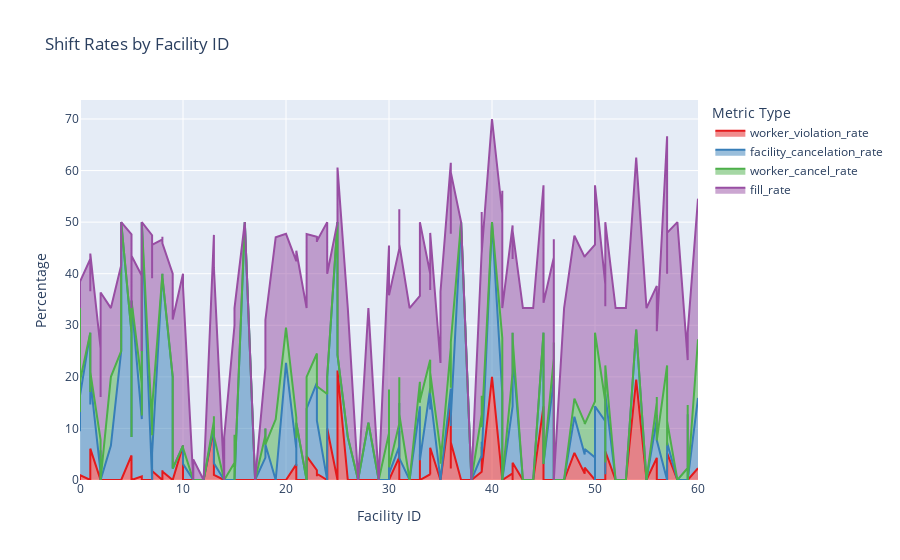

Notebook cell for this chart:
### Code cell
import plotly.express as px

fig = px.area(fill_rate.to_pandas(), 
              x='FACILITY_ID', 
              y=['worker_violation_rate','facility_cancelation_rate','worker_cancel_rate','fill_rate'],
              title="Shift Rates by Facility ID", 
              labels={'value': 'Percentage', 'variable': 'Metric Type', 'FACILITY_ID': 'Facility ID'},
              hover_data={'value': ':.2f'},
              line_group='variable',
              color_discrete_sequence=px.colors.qualitative.Set1,)

fig.show(width=2000)

### Figure 1 — Plotly figure (JSON) as saved in the notebook; plotly's stock layout.template omitted (floating-point values rounded to 4 significant figures; data arrays with more than 128 entries replaced by an {"elided": "..."} marker saying what was removed)
{"data": [{"fillpattern": {"shape": ""}, "hovertemplate": "Metric Type=worker_violation_rate<br>Facility ID=%{x}<br>Percentage=%{y:.2f}<extra></extra>", "legendgroup": "worker_violation_rate", "line": {"color": "rgb(228,26,28)"}, "marker": {"symbol": "circle"}, "mode": "lines", "name": "worker_violation_rate", "orientation": "v", "showlegend": true, "stackgroup": "1", "type": "scatter", "x": {"elided": "131 int values"}, "xaxis": "x", "y": {"elided": "131 float values"}, "yaxis": "y"}, {"fillpattern": {"shape": ""}, "hovertemplate": "Metric Type=facility_cancelation_rate<br>Facility ID=%{x}<br>Percentage=%{y:.2f}<extra></extra>", "legendgroup": "facility_cancelation_rate", "line": {"color": "rgb(55,126,184)"}, "marker": {"symbol": "circle"}, "mode": "lines", "name": "facility_cancelation_rate", "orientation": "v", "showlegend": true, "stackgroup": "1", "type": "scatter", "x": {"elided": "131 int values"}, "xaxis": "x", "y": {"elided": "131 float values"}, "yaxis": "y"}, {"fillpattern": {"shape": ""}, "hovertemplate": "Metric Type=worker_cancel_rate<br>Facility ID=%{x}<br>Percentage=%{y:.2f}<extra></extra>", "legendgroup": "worker_cancel_rate", "line": {"color": "rgb(77,175,74)"}, "marker": {"symbol": "circle"}, "mode": "lines", "name": "worker_cancel_rate", "orientation": "v", "showlegend": true, "stackgroup": "1", "type": "scatter", "x": {"elided": "131 int values"}, "xaxis": "x", "y": {"elided": "131 float values"}, "yaxis": "y"}, {"fillpattern": {"shape": ""}, "hovertemplate": "Metric Type=fill_rate<br>Facility ID=%{x}<br>Percentage=%{y:.2f}<extra></extra>", "legendgroup": "fill_rate", "line": {"color": "rgb(152,78,163)"}, "marker": {"symbol": "circle"}, "mode": "lines", "name": "fill_rate", "orientation": "v", "showlegend": true, "stackgroup": "1", "type": "scatter", "x": {"elided": "131 int values"}, "xaxis": "x", "y": {"elided": "131 float values"}, "yaxis": "y"}], "layout": {"legend": {"title": {"text": "Metric Type"}, "tracegroupgap": 0}, "title": {"text": "Shift Rates by Facility ID"}, "xaxis": {"anchor": "y", "domain": [0, 1], "title": {"text": "Facility ID"}}, "yaxis": {"anchor": "x", "domain": [0, 1], "title": {"text": "Percentage"}}}}
